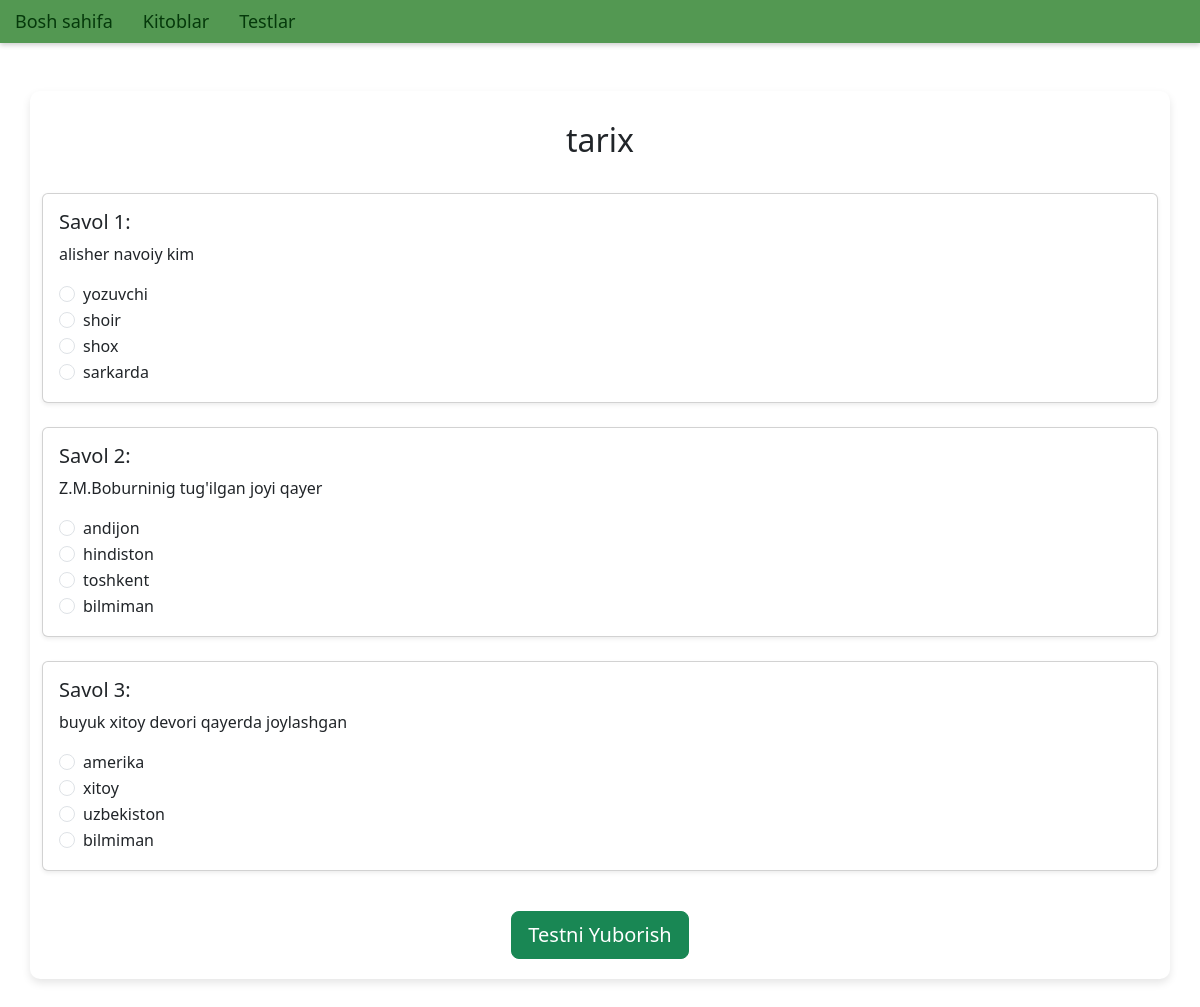
/tests/1/ (signed in), run on the app's committed database.
### mainapp/models.py (models this page shows, shortened)
class Test(models.Model):
    title = models.CharField(max_length=255)

class Question(models.Model):
    test = models.ForeignKey(Test, related_name='questions', on_delete=models.CASCADE)
    text = models.TextField()

class Answer(models.Model):
    question = models.ForeignKey(Question, related_name='answers', on_delete=models.CASCADE)
    text = models.CharField(max_length=255)
    is_correct = models.BooleanField(default=False)

### mainapp/views.py (the view, shortened to what this page needs)
# urls.py: path('tests/<int:test_id>/', views.test_detail, name='test_detail')
@login_required(login_url='login')
def test_detail(request, test_id):
    test = get_object_or_404(Test, id=test_id)
    questions = test.questions.prefetch_related('answers')
    return render(request, 'tests/test_detail.html', {'test': test, 'questions': questions})

### templates/tests/test_detail.html (shortened to what this page needs)
{% load static %}
<!DOCTYPE html>
<html lang="uz">
<head>
    <link rel="stylesheet" href="{% static 'css/book.css' %}">
    <link rel="stylesheet" href="https://cdnjs.cloudflare.com/ajax/libs/font-awesome/6.4.2/css/all.min.css">
</head>
<link href="https://cdn.jsdelivr.net/npm/bootstrap@5.3.0/dist/css/bootstrap.min.css" rel="stylesheet">
    <footer>
        <nav class="navbar">
            <ul>
                <li><a href="{% url 'index' %}" class="active">Bosh sahifa</a></li>
                <li><a href="{% url 'books' %}" class="active">Kitoblar</a></li>
                <li><a href="{% url 'test_list' %}" class="active">Testlar</a></li>
            </ul>
        </nav>
    </footer>
{% load static %}
{% block content %}
<div class="container my-5">
    <h2 class="text-center mb-4">{{ test.title }}</h2>
    <form method="post">
        {% for question in questions %}
        <div class="card mb-4 shadow-sm">
            <div class="card-body">
                <h5 class="card-title">Savol {{ forloop.counter }}:</h5>
                <p class="card-text">{{ question.text }}</p>
                {% for answer in question.answers.all %}
                <div class="form-check">
                    <input class="form-check-input" type="radio"
                           name="question_{{ question.id }}"
                           id="answer_{{ answer.id }}"
                           value="{{ answer.id }}">
                    <label class="form-check-label" for="answer_{{ answer.id }}">
                        {{ answer.text }}
                    </label>
                </div>
                {% endfor %}
            </div>
        </div>
        {% empty %}
        <p>Savollar mavjud emas.</p>
        {% endfor %}
        <div class="text-center">
            <button type="submit" class="btn btn-success btn-lg mt-3">Testni Yuborish</button>
        </div>
    </form>
</div>
{% endblock %}

### static/css/book.css (style rules this page uses)
.container { max-width: 1200px; margin: 20px auto; padding: 20px; background: white; border-radius: 10px; box-shadow: 0 4px 8px rgba(0, 0, 0, 0.1); }
h1, h2 { padding: 10px; text-align: center; color: #1B5E20; }
.navbar { background: #539852; padding: 15px 0; box-shadow: 0 2px 5px rgba(0, 0, 0, 0.2); }
.navbar ul { list-style: none; margin: 0; padding: 0; display: flex; justify-content: center; }
.navbar ul li { margin: 0 15px; }
.navbar ul li a { color: #eff7ec; text-decoration: none; font-size: 18px; }
.navbar ul li a:hover, .navbar ul li a.active { color: #05390b; }

### data on the page
Test: title "tarix"
Question: text "alisher navoiy kim"
Answer: text "yozuvchi"
Answer: text "shoir"
Answer: text "shox"
Answer: text "sarkarda"
Question: text "Z.M.Boburninig tug'ilgan joyi qayer"
Answer: text "andijon"
Answer: text "hindiston"
Answer: text "toshkent"
Answer: text "bilmiman"
Question: text "buyuk xitoy devori qayerda joylashgan"
Answer: text "amerika"
Answer: text "xitoy"
Answer: text "uzbekiston"
Answer: text "bilmiman"
